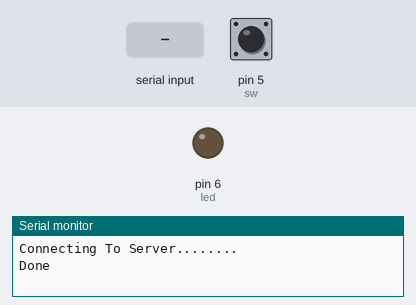
A sketch run on a simulated Arduino Uno, built with avr-gcc and run on an emulated ATmega328P. Shown: output pins drawn as LEDs (lit = HIGH), the last lines printed to the serial monitor. The inputs (shaded band) are chosen by the test bench; at power-on: pin 5 (sw) HIGH. The modem accepts every AT command (registered, SIM ready, sends succeed) and sends nothing else.

Above: at 17.3 s.
17.4 s: pin 5 (sw) pulled LOW for 0.15 s
At 18.6 s:
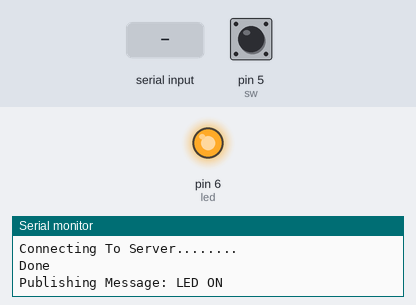
19.0 s: "PAYLOAD\n" received over the second serial link
22.0 s: pin 5 (sw) pulled LOW for 3.2 s
At 24.2 s:
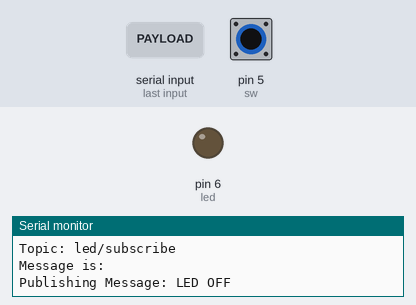
Timing chart, 0 to 25.7 s (numbered marks = the images above; inputs shaded):
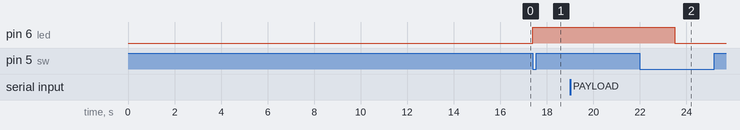

Measured:
- after the input at 17.4 s, pin 6 (led): LOW → HIGH at once
- after the input at 19.0 s, every drawn part: stays the same
- after the input at 22.0 s, pin 6 (led): HIGH → LOW after 1.5 s

The sketch:

MQTT_SIM7600.ino
```cpp
/*
This code is for demo of MQTT protocol using SIM7600 and Arduino.

Arduino Pins  -----  SIM7600 Pins
 Pin 7 (RXD)  -----  SIM7600 TXD
 PIN 8 (TXD)  -----  SIM7600 RXD

*/

#include<SoftwareSerial.h>
SoftwareSerial mySerial(7,8);  // initialize pin 7 & pin 8 to be used as serial port pins
#define sw 5  // push button
#define led 6 // LED Green
int flag = 1;
int flag1 = 0;
int state=0;
String Publish = "led/publ"; //Publish Topic
String Subscribe = "led/subsc"; //Subscribe Topic

void setup()
{
  Serial.begin(9600);  // initialize serial port at 9600bps speed
  mySerial.begin(9600);
  pinMode(sw, INPUT_PULLUP);
  pinMode(led, OUTPUT);
  digitalWrite(led, LOW);

  //AT Commands for setting up the client id and Server
  //Need to be executed once -- Open serial terminal doe seeing the debug messages
  Serial.println("Connecting To Server........");
  mySerial.println("ATE0");
  delay(2000);
  mySerial.println("AT+CMQTTSTART"); //Establishing MQTT Connection
  delay(2000);
  mySerial.println("AT+CMQTTACCQ=0,\"ankit_321\""); //Client ID - change this for each client as this need to be unique
  delay(2000);
  mySerial.println("AT+CMQTTCONNECT=0,\"tcp://test.mosquitto.org:1883\",90,1"); //MQTT Server Name for connecting this client
  delay(2000);

  //SUBSCRIBE MESSAGE
  //Need to be executed once
  mySerial.println("AT+CMQTTSUBTOPIC=0,9,1"); //AT Command for Setting up the Subscribe Topic Name
  delay(2000);
  mySerial.println(Subscribe); //Topic Name
  delay(2000);
  mySerial.println("AT+CMQTTSUB=0,4,1,1"); //Length of message
  delay(2000);
  mySerial.println("HAII"); //message
  delay(2000);
  Serial.println("Done");
}

void loop()      //polling loop to check if any data to be transmit
{
  String a;
  if(state==0)
  {

    if(digitalRead(sw) == 0 && flag1 == 0)  //polling loop to check if any data to be transmit
    {
      //PUBLISH MESSAGE
      flag1 = 1;
      digitalWrite(led, HIGH);
      Serial.println("Publishing Message: LED ON");
      mySerial.println("AT+CMQTTTOPIC=0,8"); //AT Command for Setting up the Publish Topic Name
      delay(1000);
      mySerial.println(Publish); //Topic Name
      delay(1000);
      mySerial.println("AT+CMQTTPAYLOAD=0,1"); //Payload length
      delay(1000);
      mySerial.println("a"); //Payload message
      delay(1000);
      mySerial.println("AT+CMQTTPUB=0,1,60"); //Acknowledgment
      delay(1000);
    }
    else if(digitalRead(sw) == 0 && flag1 == 1)
    {
      flag1 = 0;
     digitalWrite(led, LOW);
      Serial.println("Publishing Message: LED OFF");
      mySerial.println("AT+CMQTTTOPIC=0,8"); //AT Command for Setting up the Publish Topic Name
      delay(1000);
      mySerial.println(Publish); //Topic Name
      delay(1000);
      mySerial.println("AT+CMQTTPAYLOAD=0,1"); //Payload length
      delay(1000);
      mySerial.println("b"); //Payload message
      delay(1000);
      mySerial.println("AT+CMQTTPUB=0,1,60"); //Acknowledgment
      delay(1000);
    }
  }
  if(state==1)
  {
    if(digitalRead(sw) == 0 && flag1 == 0)
    {
      //PUBLISH MESSAGE
      flag1 = 1;
      digitalWrite(led, LOW);
      Serial.println("Publishing Message: LED OFF");
      mySerial.println("AT+CMQTTTOPIC=0,8"); //AT Command for Setting up the Publish Topic Name
      delay(1000);
      mySerial.println(Publish); //Topic Name
      delay(1000);
      mySerial.println("AT+CMQTTPAYLOAD=0,1"); //Payload length
      delay(1000);
      mySerial.println("b"); //Payload message
      delay(1000);
      mySerial.println("AT+CMQTTPUB=0,1,60"); //Acknowledgment
      delay(1000);
    }
    else if(digitalRead(sw) == 0 && flag1 == 1)
    {
      flag1 = 0;
      digitalWrite(led,HIGH);
      Serial.println("Publishing Message: LED ON");
      mySerial.println("AT+CMQTTTOPIC=0,8"); //AT Command for Setting up the Publish Topic Name
      delay(1000);
      mySerial.println(Publish); //Topic Name
      delay(1000);
      mySerial.println("AT+CMQTTPAYLOAD=0,1"); //Payload length
      delay(1000);
      mySerial.println("a"); //Payload message
      delay(1000);
      mySerial.println("AT+CMQTTPUB=0,1,60"); //Acknowledgment
      delay(1000);
    }
  }

 //Receiving MODEM (SIM7600) Response
  while(mySerial.available()>0)
  {
    delay(10);
    a = mySerial.readString();
    if(flag==0)
    {
      //Serial.println(a);
    flag = 1;
    }
    //Serial.println(b);
    if(a.indexOf("PAYLOAD") != -1)
    {
       flag = 0;
       int new1 = a.indexOf("PAYLOAD");
       String neww = a.substring(new1);
       int new2 = neww.indexOf('\n');
       String new3 = neww.substring(new2+1);
       int new4 = new3.indexOf('\n');
       String new5 = new3.substring(0,new4);

       Serial.println("Topic: led/subscribe");
       Serial.print("Message is: ");
       Serial.println(new5);
       new5.remove(new5.length()-1);
       if(new5 == "a")
       {
        state=1;
        Serial.println("LED ON");
        digitalWrite(led, HIGH);
       }
       else if(new5 == "b")
       {
        state=0;
        flag1=0;
        Serial.println("LED OFF");
        digitalWrite(led, LOW);
       }
    }
  }
}
```
